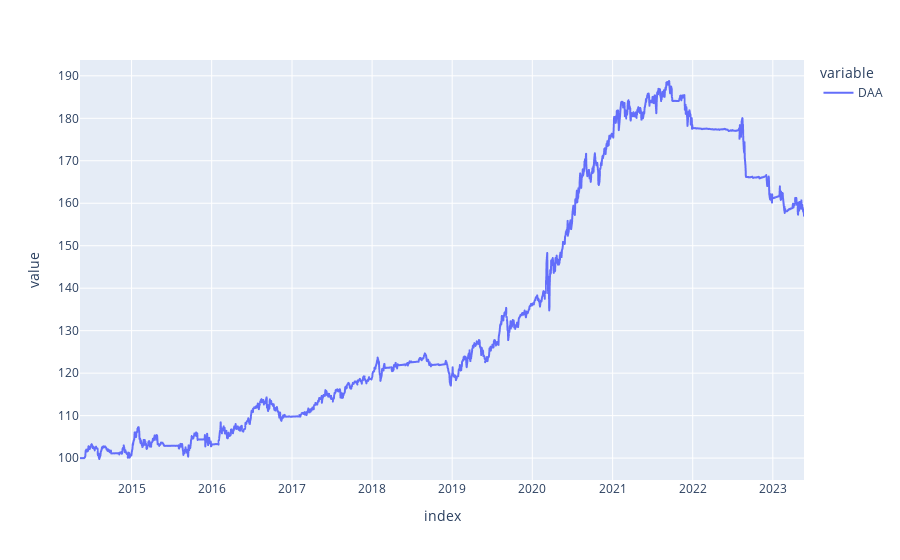

Notebook code cell kept with this figure:
### Code cell
RMTEST = bt.Strategy('DAA',
    algos = [bt.algos.RunMonthly(run_on_first_date = False, run_on_end_of_period=True, run_on_last_date=True),
                # bt.algos.PrintInfo('{name}:{now}. Value:{_value:0.0f}, Price:{_price:0.4f}'),
                # bt.algos.SelectAll(),
                bt.algos.SelectWhere(df_stat),
                bt.algos.WeighTarget(df_weights),
                # bt.algos.PrintTempData(),
                bt.algos.Rebalance()
            ],
)

t = bt.Backtest(RMTEST, df[['SPY', 'IWM', 'QQQ', 'VGK', 'EWJ', 'VWO', 'VNQ', 'GSG', 'GLD', 'TLT', 'HYG', 'LQD', 'SHV', 'IEF', 'UST']])
report = bt.run(t)
report.prices.plot()

### Figure 1 — Plotly figure (JSON) as saved in the notebook; plotly's stock layout.template omitted (floating-point values rounded to 4 significant figures; data arrays with more than 128 entries replaced by an {"elided": "..."} marker saying what was removed)
{"data": [{"hovertemplate": "variable=DAA<br>index=%{x}<br>value=%{y}<extra></extra>", "legendgroup": "DAA", "line": {"color": "#636efa", "dash": "solid"}, "marker": {"symbol": "circle"}, "mode": "lines", "name": "DAA", "showlegend": true, "type": "scattergl", "x": {"elided": "2274 str values"}, "xaxis": "x", "y": {"elided": "2274 float values"}, "yaxis": "y"}], "layout": {"autosize": true, "legend": {"title": {"text": "variable"}, "tracegroupgap": 0}, "margin": {"t": 60}, "xaxis": {"anchor": "y", "autorange": true, "domain": [0, 1], "range": ["2014-05-11", "2023-05-23"], "title": {"text": "index"}, "type": "date"}, "yaxis": {"anchor": "x", "autorange": true, "domain": [0, 1], "range": [94.84, 193.7], "title": {"text": "value"}, "type": "linear"}}}
